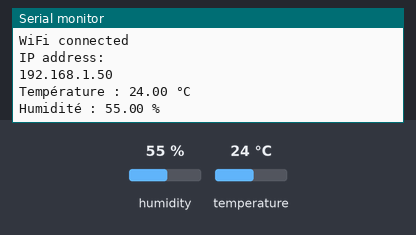
Recording of a sketch running on a simulated ESP8266 (NodeMCU). Shown: the last lines printed to the serial monitor. Inputs (shaded band) come from the test bench; at power-on: humidity 55 %, temperature 24 °C. WiFi joins after 1.5 s; servers stay silent unless stated.

Above: at 3.2 s.
3.3 s: humidity set to 22 %
At 4.8 s:
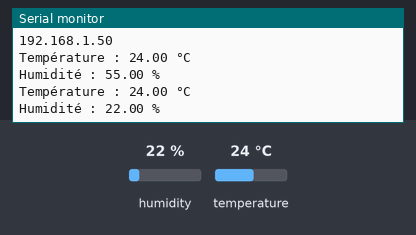
6.2 s: temperature set to 12 °C
At 7.7 s:
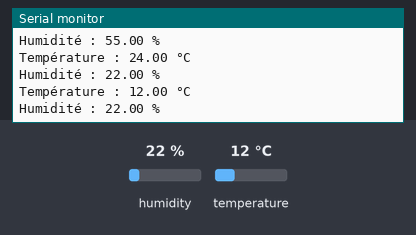
9.1 s: humidity set to 40 %
At 12.3 s:
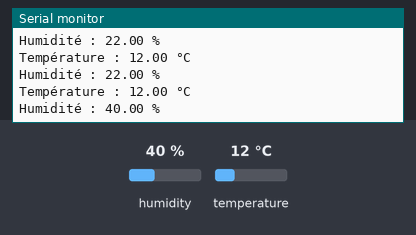
Timing chart, 0 to 13.8 s (numbered marks = the images above; inputs shaded):
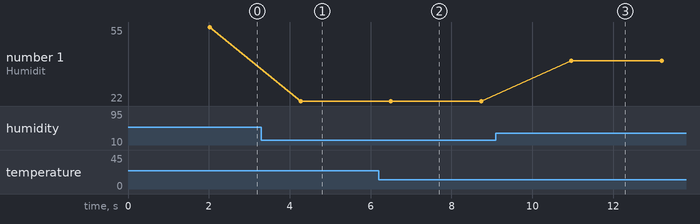

Measured:
- after the input at 3.3 s, the serial monitor: prints a new line after 0.97 s (image 1)
- after the input at 6.2 s, the serial monitor: prints a new line after 0.30 s (image 2)
- after the input at 9.1 s, the serial monitor: prints a new line after 1.9 s (image 3)
- plotted number 1: 55 → 22 after the input at 3.3 s, 22 → 40 after the input at 9.1 s

The sketch:

weather.ino
```cpp
#include <DHT.h>
#include <ESP8266WiFi.h>
#include <WiFiClient.h>

#define DHTPIN D2
#define DHTTYPE DHT11

DHT dht(DHTPIN, DHTTYPE);

const char* ssid = "Dar Kouki-OO";
const char* password = "@H@A@M@Z@A@#@H@A@M@Z@A@";
const char* serverUrl = "10.0.0.240";


void setup() {
  Serial.begin(9600);
  dht.begin();
  connectToWiFi();
}

void loop() {
  float temperature = dht.readTemperature();
  float humidity = dht.readHumidity();

  if (isnan(temperature) || isnan(humidity)) {
    Serial.println("Erreur de lecture du capteur DHT11 !");
    return;
  }

  Serial.print("Température : ");
  Serial.print(temperature);
  Serial.println(" °C");

  Serial.print("Humidité : ");
  Serial.print(humidity);
  Serial.println(" %");

  sendTemperatureData(temperature, humidity);

  delay(2000);
}

void connectToWiFi() {
  Serial.print("Connecting to WiFi");
  WiFi.begin(ssid, password);

  while (WiFi.status() != WL_CONNECTED) {
    delay(1000);
    Serial.print(".");
  }

  Serial.println("");
  Serial.println("WiFi connected");
  Serial.println("IP address: ");
  Serial.println(WiFi.localIP());
}

void sendTemperatureData(float temperature, float humidity) {
  WiFiClient client;

  if (client.connect(serverUrl, 8407)) {
    String jsonData = "{\"temperature\": " + String(temperature) + ", \"humidity\": " + String(humidity) + "}";
    int contentLength = jsonData.length();
    String httpRequest = String("POST /api/addweather HTTP/1.1\r\n") +
                         String("Host: ") + String(serverUrl) + String(":8407\r\n") +
                         String("Content-Type: application/json\r\n") +
                         String("Content-Length: ") + String(contentLength) + String("\r\n") +
                         String("Connection: close\r\n\r\n") +
                         jsonData;

    client.print(httpRequest);
    delay(10);

    client.stop();
  } else {
    Serial.println("Erreur de connexion au serveur");
  }
}
```
